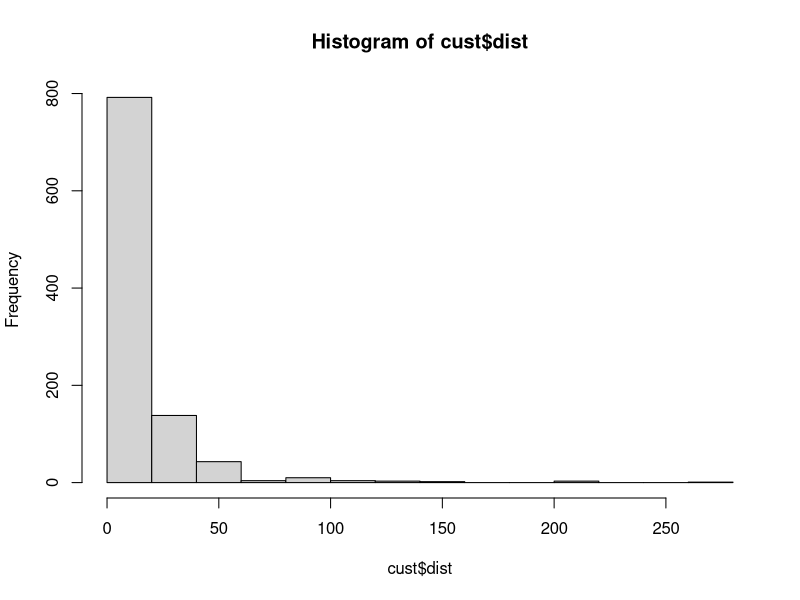

Reproduce this figure in R.
set.seed(21821)
ncust <- 1000
cust <- data.frame(cust.id = as.factor(1:(ncust)))
cust$age <- rnorm(n = ncust, mean = 35, sd = 5)
cust$credit.score <- rnorm(n = ncust,  mean = 3+cust$age + 620, sd = 50)
cust$email <- factor(sample(c("yes", "no"), size = ncust, replace = TRUE, prob = c(0.8, 0.2)))
cust$dist <- exp(rnorm(n = ncust, mean = 2, sd = 1.2))
summary(cust)
tail(cust)

hist(cust$dist)

cust$online_vis <- rnbinom(ncust, size = 0.3, 
                           mu = 15+ ifelse(cust$email =="yes",
                                           15,0)
                           - 0.7 *(cust$age- median(cust$age)))
head(cust$online_vis)
cust$online_trans <- rbinom(ncust, size = cust$online_vis, prob = 0.3)
cust$online_spend <- exp(rnorm(ncust, mean = 3, sd = 0.1)) * cust$online_trans
head(cust$online_spend)

cust$store_trans <- rnbinom(ncust, size = 5, 
                            mu=3/sqrt(cust$dist))
head(cust$store_trans)
cust$store_spend <- exp(rnorm(ncust, mean = 3.5, sd = 0.4)) * cust$dist
head(cust$store_spend)
summary(cust)
sat.overall <- rnorm(ncust, mean = 3.1, sd = 0.7)
summary(sat.overall)
sat.service <- floor(sat.overall + rnorm(ncust, mean = 0.5, sd = 0.4))
sat.selection <- floor(sat.overall + rnorm(ncust, mean = -0.2, sd = 0.6))
summary(cbind(sat.service, sat.selection))
cbind(sat.service, sat.selection)
sat.service[sat.service >5] <- 5
sat.service[sat.service <1] <- 1
sat.selection[sat.selection >5] <- 5
sat.selection[sat.selection <1] <- 1

summary(cbind(sat.service, sat.selection))

no.response <- as.logical(rbinom(ncust, size = 1, prob = cust$age/100))
sat.service[no.response] <- NA
sat.selection[no.response] <- NA 

summary(cbind(sat.service, sat.selection))
cust$sat.service <- sat.service
cust$sat.selection <- sat.selection
summary(cust)
